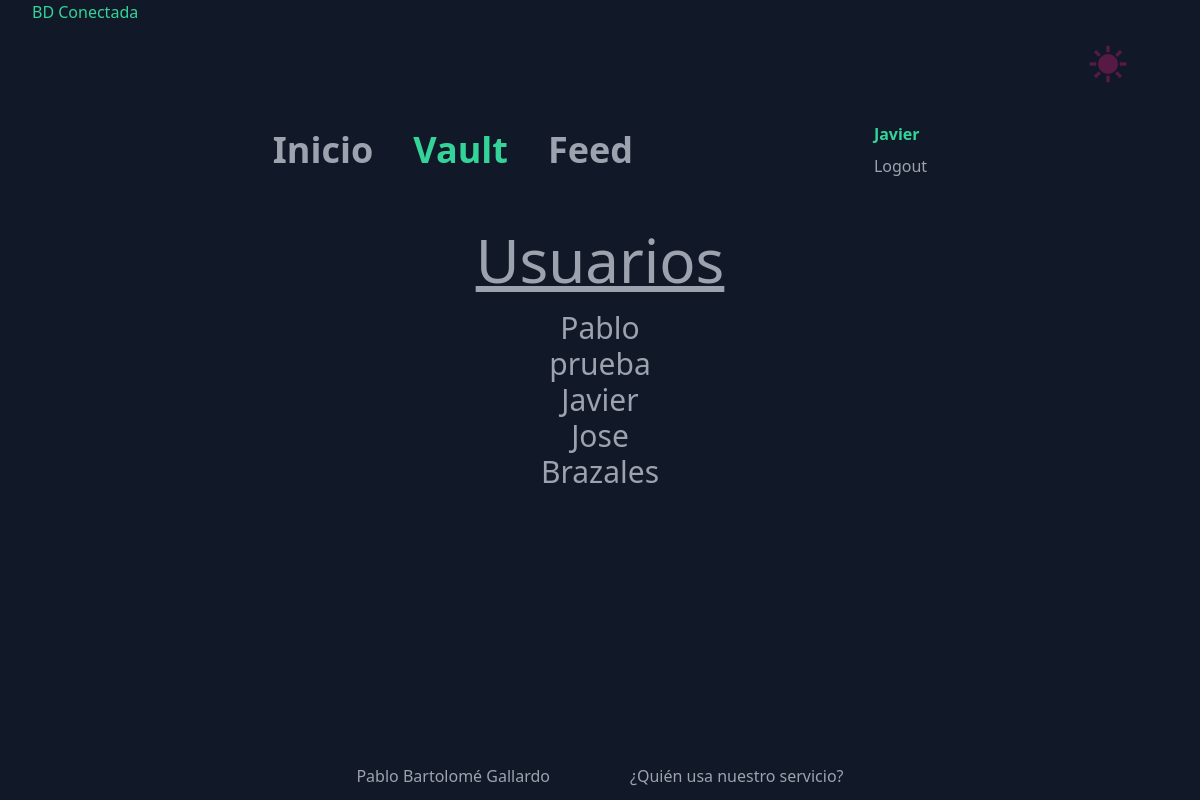
Screenshot of /users.php (signed in) with the database file from the repository.
### tables this page shows
CREATE TABLE `usuarios` (
  `id` int(11) NOT NULL,
  `email` varchar(50) DEFAULT NULL,
  `nombre` varchar(50) DEFAULT NULL,
  `contrasena` varchar(50) DEFAULT NULL
);

### users.php (the view)
<?php include 'layout/header.php' ?>
<h1 class="text-6xl text-gray-400 text-center mb-5 underline">Usuarios</h1>
<div class="flex flex-col items-center justify-center">
    <?php
    $usuarios = mostrarUsuarios($conexion);
    if (empty($usuarios)){
        echo "<p class='text-green-400'>Create una cuenta para ser nuestro primer usuario!</p>";
    }else{
        foreach($usuarios as $usuario){
            echo'
            <p class="text-gray-400 text-3xl">'. ($usuario['nombre']) .'</p>
            ';
        }
    }
    ?>
</div>
<?php include 'layout/footer.php' ?>

### layout/styles.css (style rules this page uses)
body { background-color: #111827; display: flex; flex-direction: column; min-height: 100vh; margin: 0 2rem 0 2rem; }
h1 { color: #e1dfd1; font-size: 50px; }

### rows the page displays
usuarios: nombre "Pablo"
usuarios: nombre "prueba"
usuarios: nombre "Javier"
usuarios: nombre "Jose"
usuarios: nombre "Brazales"

### other values shown
$_SESSION['usuario'] "Javier"
